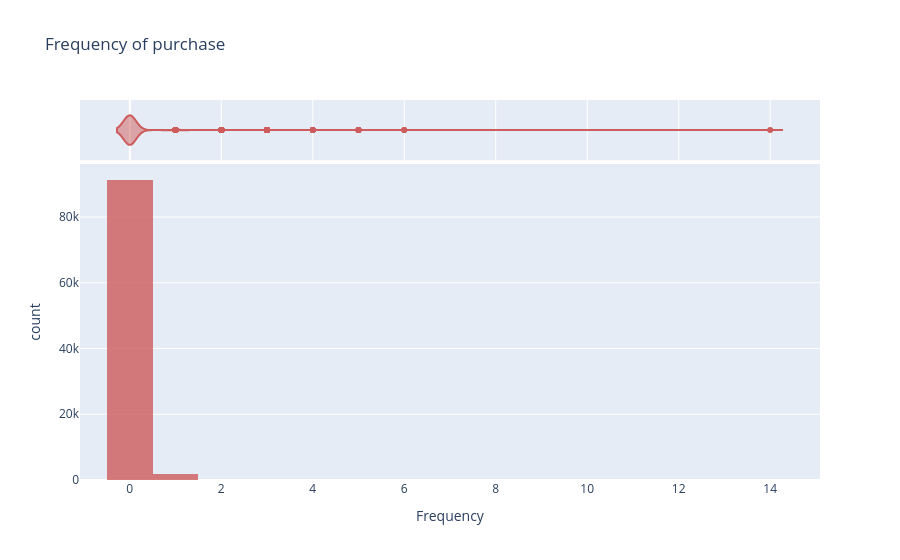

This figure's notebook cell:
### Code cell
py.iplot(fig)

### Figure 1 — Plotly figure (JSON) as saved in the notebook; plotly's stock layout.template omitted (floating-point values rounded to 4 significant figures; data arrays with more than 128 entries replaced by an {"elided": "..."} marker saying what was removed)
{"data": [{"bingroup": "x", "hovertemplate": "Frequency=%{x}<br>count=%{y}<extra></extra>", "legendgroup": "", "marker": {"color": "indianred", "opacity": 0.8, "pattern": {"shape": ""}}, "name": "", "orientation": "v", "showlegend": false, "type": "histogram", "x": {"elided": "93341 float values"}, "xaxis": "x", "yaxis": "y"}, {"hovertemplate": "Frequency=%{x}<extra></extra>", "legendgroup": "", "marker": {"color": "indianred"}, "name": "", "scalegroup": "x", "showlegend": false, "type": "violin", "x": {"elided": "93341 float values"}, "xaxis": "x2", "yaxis": "y2"}], "layout": {"barmode": "relative", "legend": {"tracegroupgap": 0}, "title": {"text": "Frequency of purchase"}, "xaxis": {"anchor": "y", "domain": [0, 1], "title": {"text": "Frequency"}}, "xaxis2": {"anchor": "y2", "domain": [0, 1], "matches": "x", "showgrid": true, "showticklabels": false}, "yaxis": {"anchor": "x", "domain": [0, 0.8316], "title": {"text": "count"}}, "yaxis2": {"anchor": "x2", "domain": [0.8416, 1], "matches": "y2", "showgrid": false, "showline": false, "showticklabels": false, "ticks": ""}}}
